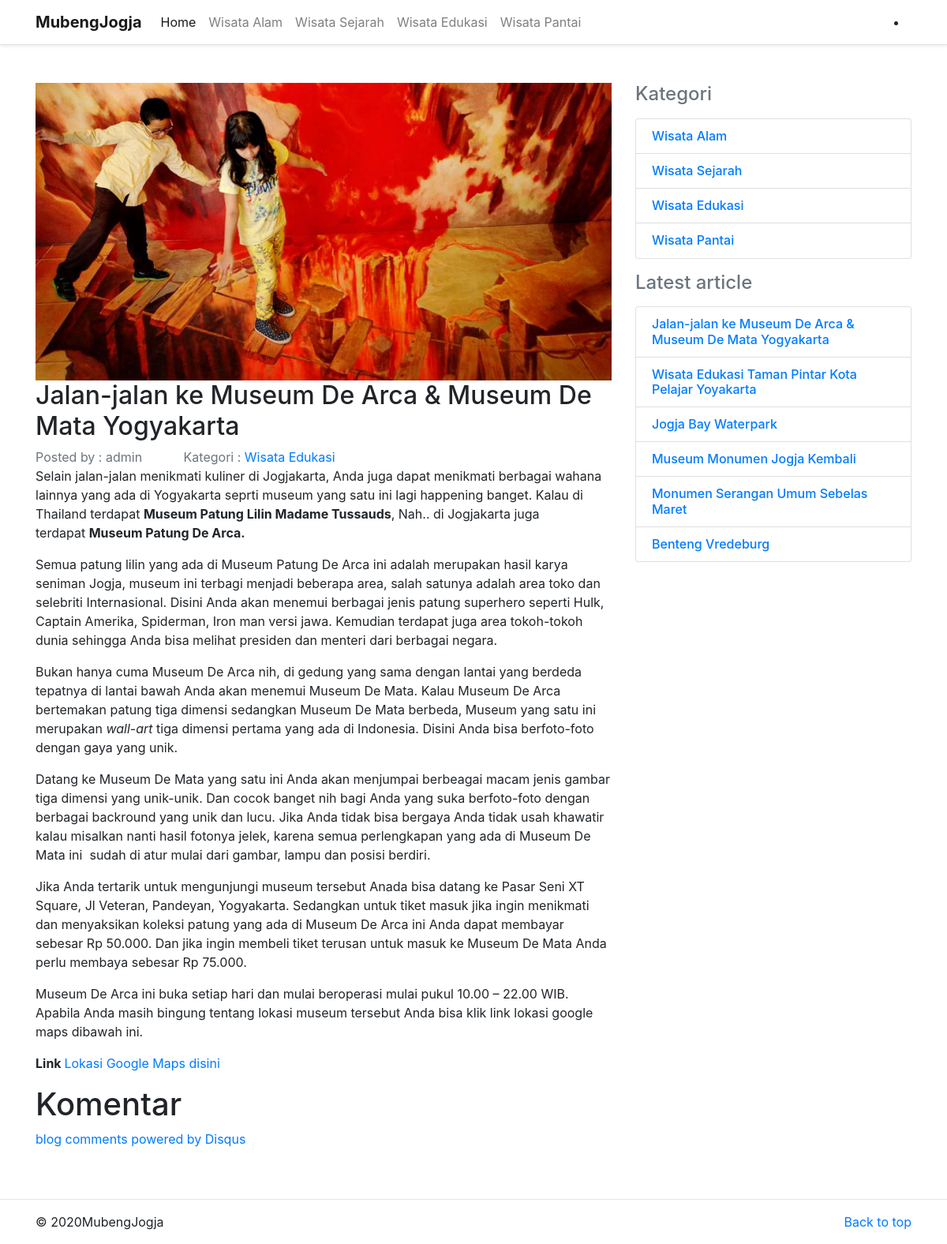
The app's page /index/detail/-52498 with its own data.
### tables this page shows
CREATE TABLE `kategori` (
  `id_kategori` int(11) NOT NULL,
  `slug_kategori` varchar(128) NOT NULL,
  `nama_kategori` varchar(128) NOT NULL,
  `dibuat` timestamp NOT NULL,
  `diperbarui` timestamp NOT NULL DEFAULT CURRENT_TIMESTAMP ON UPDATE CURRENT_TIMESTAMP
);

CREATE TABLE `artikel` (
  `id_artikel` int(11) NOT NULL,
  `id_user` int(11) NOT NULL,
  `id_kategori` int(11) NOT NULL,
  `slug_artikel` varchar(128) NOT NULL,
  `judul` varchar(128) NOT NULL,
  `isi_artikel` text NOT NULL,
  `gambar` varchar(128) NOT NULL,
  `status_artikel` varchar(128) NOT NULL,
  `kata_kunci` text NOT NULL,
  `dibuat` timestamp NOT NULL,
  `diperbarui` timestamp NOT NULL DEFAULT CURRENT_TIMESTAMP ON UPDATE CURRENT_TIMESTAMP
);

CREATE TABLE `user` (
  `id_user` int(11) NOT NULL,
  `nama` varchar(128) NOT NULL,
  `email` varchar(128) NOT NULL,
  `password` varchar(128) NOT NULL,
  `role` varchar(128) NOT NULL,
  `status` int(11) NOT NULL,
  `avatar` varchar(128) NOT NULL,
  `dibuat` timestamp NOT NULL,
  `diperbarui` timestamp NOT NULL DEFAULT CURRENT_TIMESTAMP ON UPDATE CURRENT_TIMESTAMP
);

### application/views/frontend/layout/wrapp.php (called while the page is built)
<?php
require_once('head.php');
require_once('header.php');
require_once('content.php');
require_once('sidebar.php');
require_once('footer.php');

### application/controllers/index.php (called while the page is built, shortened)
<?php
class Index extends CI_Controller
{
	public function __construct()
	{
		$this->load->model('artikel_model');
		$this->load->model('kategori_model');
	}
	public function detail($slug_artikel = NULL)
	{
		$this->load->library('disqus');
		$artikel = $this->artikel_model->view_detail($slug_artikel);
		$all_kategori = $this->kategori_model->get_all();
		$latepost = $this->artikel_model->latest();
		$disqus = $this->disqus->get_html();
		$data = array(
			'id_artikel' => $this->session->userdata('id_artikel'),
			'judul' => $artikel->judul,
			'deskripsi' => $artikel->judul,
			'kata_kunci' => $artikel->kata_kunci,
			'artikel' => $artikel,
			'all_kategori' => $all_kategori,
			'latepost' => $latepost,
			'disqus' => $disqus,
			'tanggal_post' => date('Y-m-d H:i:s'),
			'content' => 'frontend/artikel/detail'
		);
		$this->load->view('frontend/layout/wrapp', $data, false);
	}
}

### index.php (called while the page is built, shortened)
<?php
require_once BASEPATH.'core/CodeIgniter.php';

### application/models/kategori_model.php (called while the page is built, shortened)
<?php
class Kategori_model extends CI_Model
{
    public function get_all()
    {
        $this->db->select('*');
        $this->db->from('kategori');
        $this->db->order_by('id_kategori', 'asc');
        $query = $this->db->get();
        return $query->result();
    }
}

### application/views/frontend/layout/content.php (called while the page is built)
<?php
if ($content) {
    $this->load->view($content);
}

### application/models/artikel_model.php (called while the page is built, shortened)
<?php
class Artikel_model extends CI_Model
{
	public function latest()
	{
		$this->db->select('artikel.*,kategori.nama_kategori, kategori.slug_kategori, user.nama');
		$this->db->from('artikel');
		$this->db->join('kategori', 'kategori.id_kategori = artikel.id_kategori', 'left');
		$this->db->join('user', 'user.id_user = artikel.id_user', 'left');
		$this->db->where(array('status_artikel' => 'Publish'));
		$this->db->order_by('id_artikel', 'desc');
		$this->db->limit(6);
		$query = $this->db->get();
		return $query->result();
	}
	public function view_detail($slug_artikel)
	{
		$this->db->select('artikel.*,kategori.nama_kategori, kategori.slug_kategori, user.nama, user.avatar');
		$this->db->from('artikel');
		$this->db->join('kategori', 'kategori.id_kategori = artikel.id_kategori', 'left');
		$this->db->join('user', 'user.id_user = artikel.id_user', 'left');
		$this->db->where(array(
			'status_artikel' => 'Publish',
			'artikel.slug_artikel' => $slug_artikel
		));
		$this->db->order_by('id_artikel', 'desc');
		$query = $this->db->get();
		return $query->row();
	}
}

### application/views/frontend/artikel/detail.php (the view)
<div class="col-md-8">
    <img class="img-fluid" src="<?= base_url('assets/upload/images/' . $artikel->gambar); ?>">
    <h2><?= $artikel->judul; ?></h2>
    <span class="mr-md-5 text-muted"> Posted by : <?= $artikel->nama; ?></span>
    <span class="text-muted"> Kategori : <a
            href="<?= base_url('index/kategori/' . $artikel->slug_kategori); ?>"><?= $artikel->nama_kategori; ?></a></span><br>
    <?= $artikel->isi_artikel; ?>
    <div id="container">
        <h1>Komentar</h1>
        <?= $disqus; ?>
    </div>
</div>

### application/views/frontend/layout/header.php (shortened to what this page needs)
<?php $kategori = $this->kategori_model->get_all(); ?>
<header>
    <nav class="navbar navbar-expand-md navbar-light bg-white border-bottom shadow-sm">
        <div class="container">
            <a class="navbar-brand" href="#"><strong>MubengJogja</strong></a>
            <div class="collapse navbar-collapse" id="navbarCollapse">
                <ul class="navbar-nav mr-auto">
                    <li class="nav-item active">
                        <a class="nav-link" href="<?= base_url(); ?>">Home <span class="sr-only">(current)</span></a>
                    </li>
                    <?php foreach ($kategori as $kategori) { ?>
                    <li class="nav-item">
                        <a class="nav-link"
                            href="<?= base_url('index/kategori/' . $kategori->slug_kategori); ?>"><?= $kategori->nama_kategori; ?></a>
                    </li>
                    <?php }; ?>
                </ul>
                <li class="navbar-nav">
                <li class="nav-item">
                </li>
                </li>
            </div>
        </div>
    </nav>
</header>
<main role="main">
    <div class="container py-5">
        <div class="row">

### application/views/frontend/layout/sidebar.php
<div class="col-md-4">
    <h4 class="d-flex justify-content-between align-items-center mb-3">
        <span class="text-muted">Kategori</span>
    </h4>
    <ul class="list-group mb-3">
        <?php foreach ($all_kategori as $all_kategori) { ?>
        <li class="list-group-item d-flex justify-content-between lh-condensed">
            <div>
                <h6 class="my-0"><a
                        href="<?= base_url('index/kategori/' . $all_kategori->slug_kategori); ?>"><?= $all_kategori->nama_kategori; ?></a>
                </h6>
            </div>
        </li>
        <?php } ?>
    </ul>
    <h4 class="d-flex justify-content-between align-items-center mb-3">
        <span class="text-muted">Latest article</span>
    </h4>
    <ul class="list-group mb-3">
        <?php foreach ($latepost as $latepost) { ?>
        <li class="list-group-item d-flex justify-content-between lh-condensed">
            <div>
                <h6 class="my-0"><a
                        href="<?= base_url('index/detail/' . $latepost->slug_artikel); ?>"><?= $latepost->judul; ?></a>
                </h6>
            </div>
        </li>
        <?php } ?>
    </ul>
</div>

### records on screen
kategori: nama_kategori "Wisata Alam"
kategori: nama_kategori "Wisata Sejarah"
kategori: nama_kategori "Wisata Edukasi"
kategori: nama_kategori "Wisata Pantai"
artikel: gambar (picture), judul "Jalan-jalan ke Museum De Arca & Museum De Mata Yogyakarta", id_user.nama "admin", id_kategori.nama_kategori "Wisata Edukasi", isi_artikel "Selain jalan-jalan menikmati kuliner di Jogjakarta, Anda juga dapat menikmati berbagai wahana lainnya yang ada di Yogyakarta seprti museum yang satu ini lagi happening banget. Kalau di Thailand terdapat Museum Patung Lilin Madame Tussauds , Nah.. di Jogjakarta juga terdapat Museum Patung De Arca. Semua patung lilin yang ada di Museum Patung De Arca ini adalah merupakan hasil karya seniman Jogja, museum ini terbagi menjadi beberapa area, salah satunya adalah area toko dan selebriti Internasional. Disini Anda akan menemui berbagai jenis patung superhero seperti Hulk, Captain Amerika, Spiderman, Iron man versi jawa. Kemudian terdapat juga area tokoh-tokoh dunia sehingga Anda bisa melihat…"
artikel: judul "Wisata Edukasi Taman Pintar Kota Pelajar Yoyakarta"
artikel: judul "Jogja Bay Waterpark"
artikel: judul "Museum Monumen Jogja Kembali"
artikel: judul "Monumen Serangan Umum Sebelas Maret"
artikel: judul "Benteng Vredeburg"
